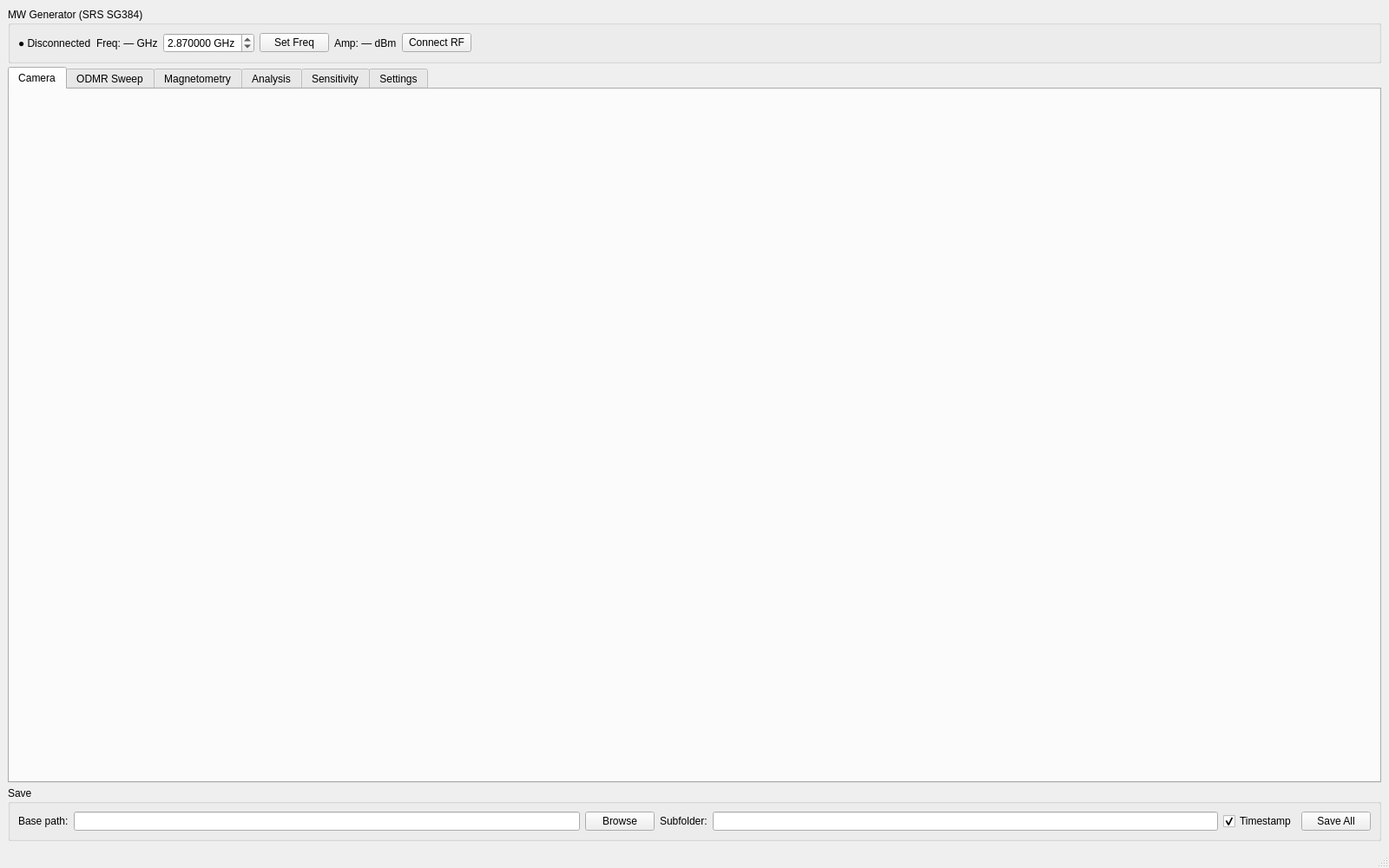
<?xml version="1.0" encoding="UTF-8"?>
<ui version="4.0">
 <class>ODMRMainWindow</class>
 <widget class="QMainWindow" name="ODMRMainWindow">
  <property name="windowTitle"><string>CW ODMR Magnetometry</string></property>
  <property name="geometry"><rect><x>0</x><y>0</y><width>1600</width><height>1000</height></rect></property>
  <widget class="QWidget" name="centralwidget">
   <layout class="QVBoxLayout" name="main_vbox">
    <property name="spacing"><number>4</number></property>
    <property name="contentsMargins"><number>4</number><number>4</number><number>4</number><number>4</number></property>
    <item>
     <widget class="QGroupBox" name="rf_group">
      <property name="title"><string>MW Generator (SRS SG384)</string></property>
      <property name="maximumHeight"><number>80</number></property>
      <layout class="QHBoxLayout" name="rf_hbox">
       <item><widget class="QLabel" name="rf_status_label"><property name="text"><string>&#9679; Disconnected</string></property></widget></item>
       <item><widget class="QLabel" name="rf_freq_label"><property name="text"><string>Freq: &#8212; GHz</string></property></widget></item>
       <item>
        <widget class="QDoubleSpinBox" name="rf_freq_spinbox">
         <property name="decimals"><number>6</number></property>
         <property name="minimum"><double>0.0</double></property>
         <property name="maximum"><double>8.0</double></property>
         <property name="value"><double>2.870000</double></property>
         <property name="suffix"><string> GHz</string></property>
        </widget>
       </item>
       <item><widget class="QPushButton" name="rf_set_btn"><property name="text"><string>Set Freq</string></property></widget></item>
       <item><widget class="QLabel" name="rf_amp_label"><property name="text"><string>Amp: &#8212; dBm</string></property></widget></item>
       <item><widget class="QPushButton" name="rf_connect_btn"><property name="text"><string>Connect RF</string></property></widget></item>
       <item>
        <spacer name="rf_spacer">
         <property name="orientation"><enum>Qt::Horizontal</enum></property>
         <property name="sizeHint" stdset="0"><size><width>40</width><height>20</height></size></property>
        </spacer>
       </item>
      </layout>
     </widget>
    </item>
    <item>
     <widget class="QTabWidget" name="tab_widget">
      <widget class="QWidget" name="camera_tab"><attribute name="title"><string>Camera</string></attribute></widget>
      <widget class="QWidget" name="sweep_tab"><attribute name="title"><string>ODMR Sweep</string></attribute></widget>
      <widget class="QWidget" name="magnetometry_tab"><attribute name="title"><string>Magnetometry</string></attribute></widget>
      <widget class="QWidget" name="analysis_tab"><attribute name="title"><string>Analysis</string></attribute></widget>
      <widget class="QWidget" name="sensitivity_tab"><attribute name="title"><string>Sensitivity</string></attribute></widget>
      <widget class="QWidget" name="settings_tab"><attribute name="title"><string>Settings</string></attribute></widget>
     </widget>
    </item>
    <item>
     <widget class="QGroupBox" name="save_bar_group">
      <property name="title"><string>Save</string></property>
      <property name="maximumHeight"><number>70</number></property>
      <layout class="QHBoxLayout" name="save_hbox">
       <item><widget class="QLabel"><property name="text"><string>Base path:</string></property></widget></item>
       <item><widget class="QLineEdit" name="save_base_path_edit"/></item>
       <item><widget class="QPushButton" name="save_browse_btn"><property name="text"><string>Browse</string></property></widget></item>
       <item><widget class="QLabel"><property name="text"><string>Subfolder:</string></property></widget></item>
       <item><widget class="QLineEdit" name="save_subfolder_edit"/></item>
       <item><widget class="QCheckBox" name="save_timestamp_chk"><property name="text"><string>Timestamp</string></property><property name="checked"><bool>true</bool></property></widget></item>
       <item><widget class="QPushButton" name="save_all_btn"><property name="text"><string>Save All</string></property></widget></item>
      </layout>
     </widget>
    </item>
   </layout>
  </widget>
  <widget class="QStatusBar" name="statusbar"/>
  <widget class="QMenuBar" name="menubar">
   <widget class="QMenu" name="menu_file">
    <property name="title"><string>File</string></property>
    <addaction name="action_save_config"/>
    <addaction name="action_save_config_as"/>
    <addaction name="action_load_config"/>
    <addaction name="separator"/>
    <addaction name="action_reset_defaults"/>
   </widget>
  </widget>
  <action name="action_save_config"><property name="text"><string>Save Config</string></property><property name="shortcut"><string>Ctrl+S</string></property></action>
  <action name="action_save_config_as"><property name="text"><string>Save Config As...</string></property></action>
  <action name="action_load_config"><property name="text"><string>Load Config...</string></property></action>
  <action name="action_reset_defaults"><property name="text"><string>Reset to Defaults</string></property></action>
 </widget>
</ui>
